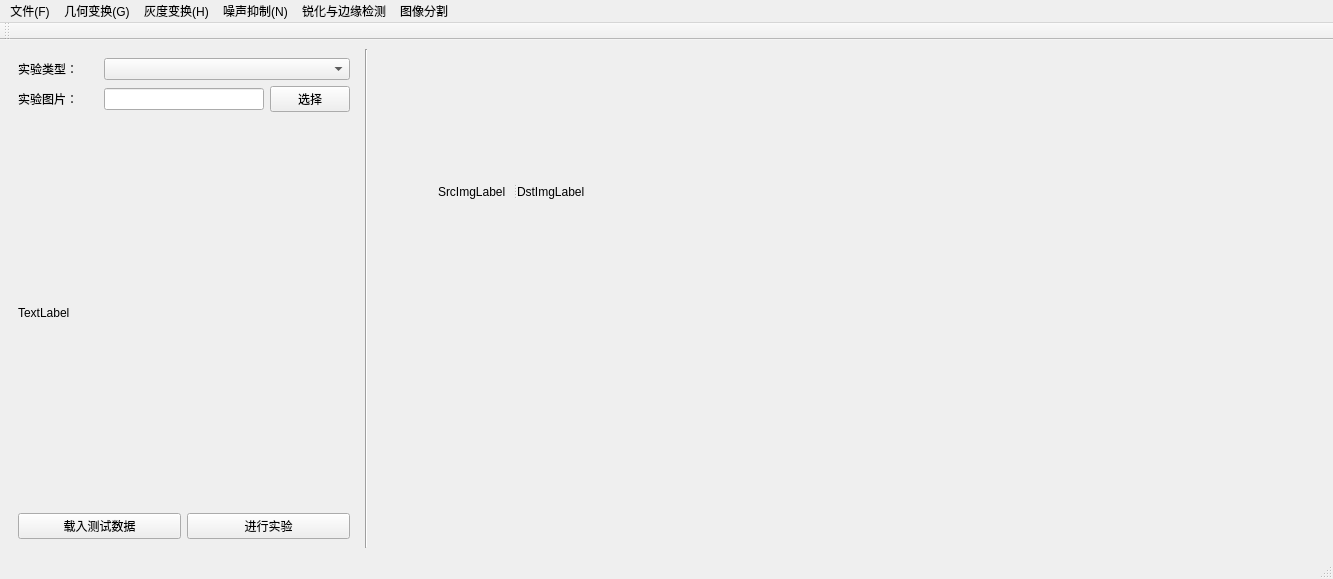
<?xml version="1.0" encoding="UTF-8"?>
<ui version="4.0">
 <class>DLMainWindow</class>
 <widget class="QMainWindow" name="DLMainWindow">
  <property name="geometry">
   <rect>
    <x>0</x>
    <y>0</y>
    <width>1333</width>
    <height>579</height>
   </rect>
  </property>
  <property name="windowTitle">
   <string>DIP_Lab</string>
  </property>
  <widget class="QWidget" name="centralwidget">
   <layout class="QGridLayout" name="gridLayout">
    <item row="0" column="2">
     <widget class="QWidget" name="ImgShowWidget" native="true">
      <widget class="QSplitter" name="splitter">
       <property name="geometry">
        <rect>
         <x>64</x>
         <y>134</y>
         <width>154</width>
         <height>17</height>
        </rect>
       </property>
       <property name="orientation">
        <enum>Qt::Horizontal</enum>
       </property>
       <widget class="QLabel" name="SrcImgLabel">
        <property name="text">
         <string>SrcImgLabel</string>
        </property>
       </widget>
       <widget class="QLabel" name="DstImgLabel">
        <property name="text">
         <string>DstImgLabel</string>
        </property>
       </widget>
      </widget>
     </widget>
    </item>
    <item row="0" column="1">
     <widget class="Line" name="line">
      <property name="orientation">
       <enum>Qt::Vertical</enum>
      </property>
     </widget>
    </item>
    <item row="0" column="0">
     <widget class="QWidget" name="LabCtrlWidget" native="true">
      <property name="minimumSize">
       <size>
        <width>350</width>
        <height>0</height>
       </size>
      </property>
      <property name="maximumSize">
       <size>
        <width>350</width>
        <height>16777215</height>
       </size>
      </property>
      <layout class="QVBoxLayout" name="verticalLayout">
       <item>
        <layout class="QHBoxLayout" name="horizontalLayout_2">
         <item>
          <widget class="QLabel" name="label_2">
           <property name="minimumSize">
            <size>
             <width>80</width>
             <height>0</height>
            </size>
           </property>
           <property name="maximumSize">
            <size>
             <width>80</width>
             <height>16777215</height>
            </size>
           </property>
           <property name="text">
            <string>实验类型：</string>
           </property>
          </widget>
         </item>
         <item>
          <widget class="QComboBox" name="ExpTypeComboBox"/>
         </item>
        </layout>
       </item>
       <item>
        <layout class="QHBoxLayout" name="horizontalLayout_3">
         <item>
          <widget class="QLabel" name="label_3">
           <property name="minimumSize">
            <size>
             <width>80</width>
             <height>0</height>
            </size>
           </property>
           <property name="maximumSize">
            <size>
             <width>80</width>
             <height>16777215</height>
            </size>
           </property>
           <property name="text">
            <string>实验图片：</string>
           </property>
          </widget>
         </item>
         <item>
          <widget class="QLineEdit" name="ExpImgLineEdit">
           <property name="enabled">
            <bool>true</bool>
           </property>
          </widget>
         </item>
         <item>
          <widget class="QPushButton" name="SelectImgPushButton">
           <property name="text">
            <string>选择</string>
           </property>
          </widget>
         </item>
        </layout>
       </item>
       <item>
        <widget class="QLabel" name="label_info">
         <property name="sizePolicy">
          <sizepolicy hsizetype="Preferred" vsizetype="MinimumExpanding">
           <horstretch>0</horstretch>
           <verstretch>0</verstretch>
          </sizepolicy>
         </property>
         <property name="text">
          <string>TextLabel</string>
         </property>
        </widget>
       </item>
       <item>
        <layout class="QHBoxLayout" name="horizontalLayout">
         <property name="spacing">
          <number>6</number>
         </property>
         <property name="sizeConstraint">
          <enum>QLayout::SetDefaultConstraint</enum>
         </property>
         <property name="rightMargin">
          <number>0</number>
         </property>
         <property name="bottomMargin">
          <number>0</number>
         </property>
         <item>
          <widget class="QPushButton" name="LoadTestDataPushButton">
           <property name="text">
            <string>载入测试数据</string>
           </property>
          </widget>
         </item>
         <item>
          <widget class="QPushButton" name="GoExpPushButton">
           <property name="text">
            <string>进行实验</string>
           </property>
          </widget>
         </item>
        </layout>
       </item>
      </layout>
     </widget>
    </item>
   </layout>
  </widget>
  <widget class="QMenuBar" name="menubar">
   <property name="geometry">
    <rect>
     <x>0</x>
     <y>0</y>
     <width>1333</width>
     <height>30</height>
    </rect>
   </property>
   <widget class="QMenu" name="menu">
    <property name="title">
     <string>文件(F)</string>
    </property>
    <addaction name="action_O"/>
    <addaction name="action_S"/>
    <addaction name="action_E"/>
    <addaction name="action_show_info"/>
   </widget>
   <widget class="QMenu" name="menu_G">
    <property name="title">
     <string>几何变换(G)</string>
    </property>
    <addaction name="action_scale"/>
    <addaction name="action_rotate"/>
    <addaction name="action_mirror"/>
    <addaction name="action_translation"/>
   </widget>
   <widget class="QMenu" name="menu_H">
    <property name="title">
     <string>灰度变换(H)</string>
    </property>
    <addaction name="action_grayscale"/>
    <addaction name="action_hist"/>
    <addaction name="action_balance"/>
   </widget>
   <widget class="QMenu" name="menu_N">
    <property name="title">
     <string>噪声抑制(N)</string>
    </property>
    <widget class="QMenu" name="menu_addnoise">
     <property name="title">
      <string>添加噪声</string>
     </property>
     <addaction name="action_gauss"/>
     <addaction name="action_sp"/>
    </widget>
    <widget class="QMenu" name="menu_denoise">
     <property name="title">
      <string>去噪声</string>
     </property>
     <addaction name="action_dn_mean"/>
     <addaction name="action_dn_median"/>
    </widget>
    <addaction name="menu_addnoise"/>
    <addaction name="menu_denoise"/>
   </widget>
   <widget class="QMenu" name="menu_4">
    <property name="title">
     <string>锐化与边缘检测</string>
    </property>
   </widget>
   <widget class="QMenu" name="menu_5">
    <property name="title">
     <string>图像分割</string>
    </property>
   </widget>
   <addaction name="menu"/>
   <addaction name="menu_G"/>
   <addaction name="menu_H"/>
   <addaction name="menu_N"/>
   <addaction name="menu_4"/>
   <addaction name="menu_5"/>
  </widget>
  <widget class="QStatusBar" name="statusbar"/>
  <widget class="QToolBar" name="toolBar">
   <property name="windowTitle">
    <string>toolBar</string>
   </property>
   <attribute name="toolBarArea">
    <enum>TopToolBarArea</enum>
   </attribute>
   <attribute name="toolBarBreak">
    <bool>false</bool>
   </attribute>
  </widget>
  <action name="action_O">
   <property name="text">
    <string>打开(&amp;O)</string>
   </property>
  </action>
  <action name="action_S">
   <property name="text">
    <string>另存为(S)</string>
   </property>
  </action>
  <action name="action_E">
   <property name="text">
    <string>退出(Q)</string>
   </property>
  </action>
  <action name="action_scale">
   <property name="text">
    <string>缩放</string>
   </property>
  </action>
  <action name="action_rotate">
   <property name="text">
    <string>旋转</string>
   </property>
  </action>
  <action name="action_mirror">
   <property name="text">
    <string>镜像</string>
   </property>
  </action>
  <action name="action_show_info">
   <property name="text">
    <string>显示图像信息</string>
   </property>
  </action>
  <action name="action_translation">
   <property name="text">
    <string>平移</string>
   </property>
  </action>
  <action name="action_grayscale">
   <property name="text">
    <string>灰度化</string>
   </property>
  </action>
  <action name="action_hist">
   <property name="text">
    <string>绘制灰度直方图</string>
   </property>
  </action>
  <action name="action_balance">
   <property name="text">
    <string>直方图均衡化</string>
   </property>
  </action>
  <action name="action_gauss">
   <property name="text">
    <string>添加高斯噪声</string>
   </property>
  </action>
  <action name="action_sp">
   <property name="text">
    <string>添加椒盐噪声</string>
   </property>
  </action>
  <action name="action_dn_mean">
   <property name="text">
    <string>均值滤波去噪</string>
   </property>
  </action>
  <action name="action_dn_median">
   <property name="text">
    <string>中值滤波去噪</string>
   </property>
  </action>
 </widget>
 <resources/>
 <connections/>
 <slots>
  <slot>open_image()</slot>
 </slots>
</ui>
